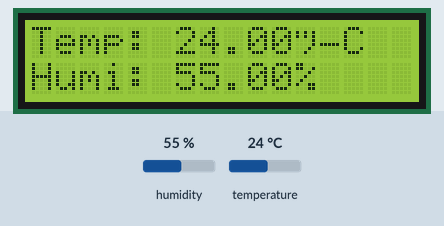
The program below on a simulated ESP32. On the bench: 16×2 character LCD. The test bench sets the inputs (shaded band); at power-on: humidity 55 %, temperature 24 °C.

Above: at 1.2 s.
1.3 s: humidity set to 22 %
At 3.3 s:
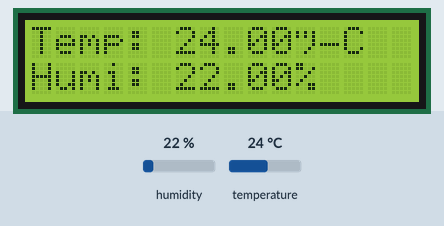
4.1 s: temperature set to 12 °C
At 5.5 s:
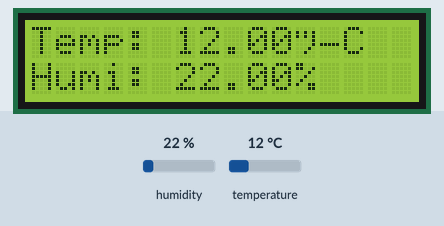
6.9 s: humidity set to 40 %
At 8.7 s:
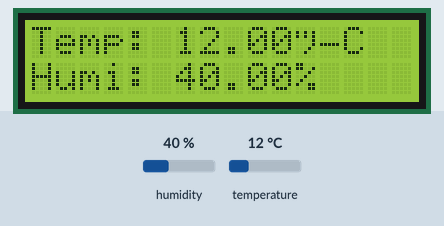
9.8 s: temperature set to 19 °C
At 10.9 s:
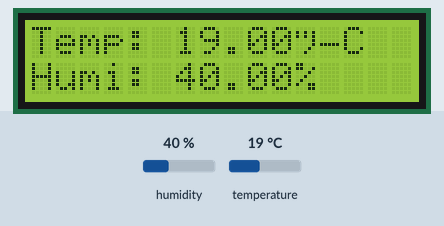
Timing chart, 0 to 12.8 s (numbered marks = the images above; inputs shaded):
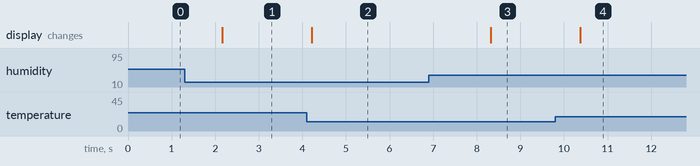

The program:

main.cpp
```cpp
#include <Adafruit_Sensor.h>
#include <DHT.h>
#include <LiquidCrystal_I2C.h>
#define DHT11_PIN  4 // ESP32 pin GPIO23 connected to DHT11 sensor

LiquidCrystal_I2C lcd(0x27, 16, 2);  // I2C address 0x27 (from DIYables LCD), 16 column and 2 rows
DHT dht11(DHT11_PIN, DHT11);

void setup() {
  dht11.begin(); // initialize the DHT11 sensor
  lcd.init();         // initialize the lcd
  lcd.backlight();    // open the backlight
}

void loop() {
  float humi  = dht11.readHumidity();    // read humidity
  float tempC = dht11.readTemperature(); // read temperature

  lcd.clear();
  // check whether the reading is successful or not
  if (isnan(tempC) || isnan(humi)) {
    lcd.setCursor(0, 0);
    lcd.print("Failed");
  } else {
    lcd.setCursor(0, 0);  // display position
    lcd.print("Temp: ");
    lcd.print(tempC);     // display the temperature
    lcd.print("°C");

    lcd.setCursor(0, 1);  // display position
    lcd.print("Humi: ");
    lcd.print(humi);      // display the humidity
    lcd.print("%");
  }

  // wait a 2 seconds between readings
  delay(2000);
}
```

Measured:
- after the input at 1.3 s, the display: changes after 0.87 s (image 1)
- after the input at 4.1 s, the display: changes after 0.12 s (image 2)
- after the input at 6.9 s, the display: changes after 1.4 s (image 3)
- after the input at 9.8 s, the display: changes after 0.57 s (image 4)
